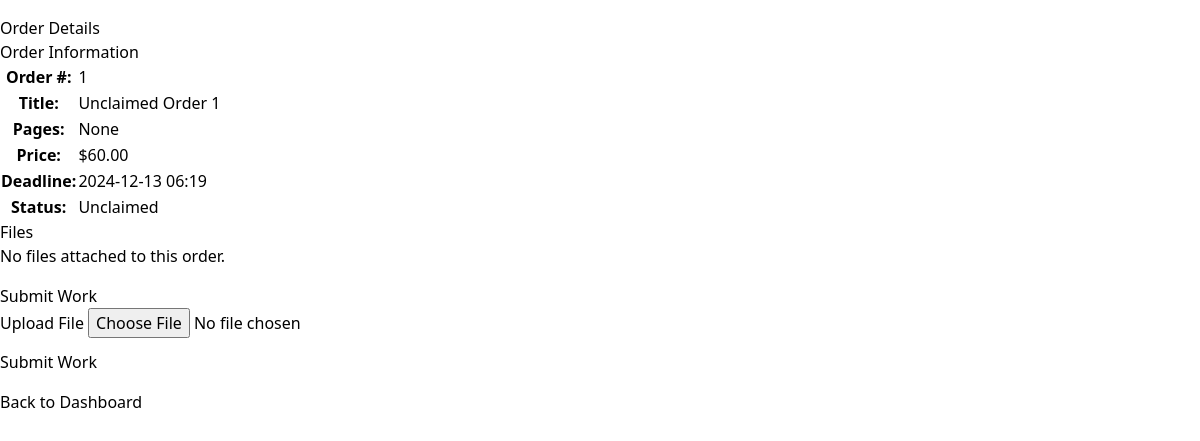
/writer/view_order/1 (signed in), run on the app's committed database.
### app/models/order.py (models this page shows)
class Order(db.Model):
    id = db.Column(db.Integer, primary_key=True)
    title = db.Column(db.String(200), nullable=False)
    description = db.Column(db.Text)
    pages = db.Column(db.Integer)
    price = db.Column(db.Float)
    deadline = db.Column(db.DateTime, nullable=False)
    created_at = db.Column(db.DateTime, default=datetime.utcnow)
    updated_at = db.Column(db.DateTime, default=datetime.utcnow, onupdate=datetime.utcnow)
    status = db.Column(db.String(20), nullable=False, default='unclaimed')  # unclaimed, in_progress, completed, revision, invoice, paid
    summary = db.Column(db.Text)
    subtle_points = db.Column(db.Text)
    writer_id = db.Column(db.Integer, db.ForeignKey('user.id'))
    files = db.relationship('File', backref='order', lazy=True, cascade='all, delete-orphan')

### app/views/main.py (the view)
@main.route('/writer/view_order/<int:order_id>')
@login_required
def view_order(order_id):
    order = Order.query.get_or_404(order_id)
    if order.writer_id != current_user.id:
        abort(403)
    if order.status == 'unclaimed':
        order.status = 'in_progress'
        db.session.commit()
    form = FileUploadForm()
    return render_template('writer/view_order.html', order=order, form=form)

### app/forms.py
class FileUploadForm(FlaskForm):
    file = FileField('File', validators=[DataRequired()])

### app/__init__.py (called while the page is built)
@login_manager.user_loader
def load_user(user_id):
    from .models import User
    return User.query.get(int(user_id))

### app/templates/writer/view_order.html (shortened to what this page needs)
{% extends "base.html" %}
{% block content %}
<div class="container mt-4">
    <h1>Order Details</h1>
    <div class="card mb-4">
        <div class="card-body">
            <div class="row">
                <div class="col-md-6">
                    <h5>Order Information</h5>
                    <table class="table">
                        <tr>
                            <th>Order #:</th>
                            <td>{{ order.id }}</td>
                        </tr>
                        <tr>
                            <th>Title:</th>
                            <td>{{ order.title }}</td>
                        </tr>
                        <tr>
                            <th>Pages:</th>
                            <td>{{ order.pages }}</td>
                        </tr>
                        <tr>
                            <th>Price:</th>
                            <td>${{ "%.2f"|format(order.price) }}</td>
                        </tr>
                        <tr>
                            <th>Deadline:</th>
                            <td>{{ order.deadline.strftime('%Y-%m-%d %H:%M') }}</td>
                        </tr>
                        <tr>
                            <th>Status:</th>
                            <td>{{ order.status|title }}</td>
                        </tr>
                    </table>
                </div>
                <div class="col-md-6">
                    <h5>Files</h5>
                    {% if order.files %}
                        <ul class="list-group">
                        {% for file in order.files %}
                            <li class="list-group-item d-flex justify-content-between align-items-center">
                                {{ file.filename }}
                                <a href="{{ url_for('main.download_file', file_id=file.id) }}" class="btn btn-sm btn-secondary">Download</a>
                            </li>
                        {% endfor %}
                        </ul>
                    {% else %}
                        <p class="text-muted">No files attached to this order.</p>
                    {% endif %}
                    {% if order.status in ['unclaimed', 'in_progress', 'revision'] %}
                        <div class="mt-4">
                            <h5>Submit Work</h5>
                            <form action="{{ url_for('main.submit_work', order_id=order.id) }}" method="post" enctype="multipart/form-data">
                                <div class="mb-3">
                                    <label for="file" class="form-label">Upload File</label>
                                    <input type="file" class="form-control" id="file" name="file" required>
                                </div>
                                <button type="submit" class="btn btn-primary" onclick="return confirm('Are you sure you want to submit this work? This action cannot be undone.')">
                                    Submit Work
                                </button>
                            </form>
                        </div>
                    {% endif %}
                </div>
            </div>
        </div>
    </div>
    <a href="{{ url_for('main.dashboard') }}" class="btn btn-secondary">Back to Dashboard</a>
</div>
{% endblock %}

### data on the page
Order: id "1", title "Unclaimed Order 1", pages "None", price "60.00", deadline "2024-12-13 06:19", status "Unclaimed"
